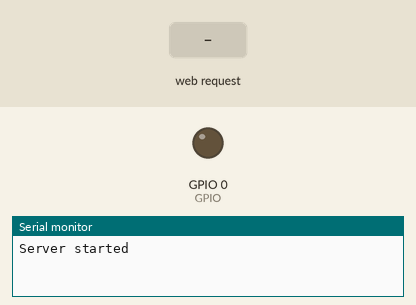
A sketch run on a simulated ESP8266 (NodeMCU). On the bench: output pins drawn as LEDs (lit = HIGH), the last lines printed to the serial monitor. The inputs (shaded band) are chosen by the test bench. WiFi joins after 1.5 s; servers stay silent unless stated.

Above: at 2.7 s.
2.8 s: HTTP request GET /gpio/1 received
At 3.9 s:
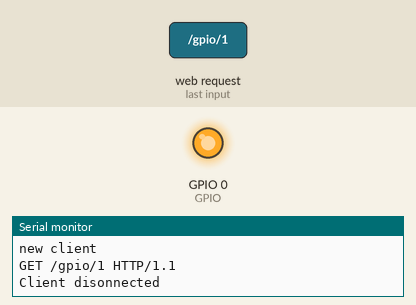
4.3 s: HTTP request GET /gpio/0 received
At 5.0 s:
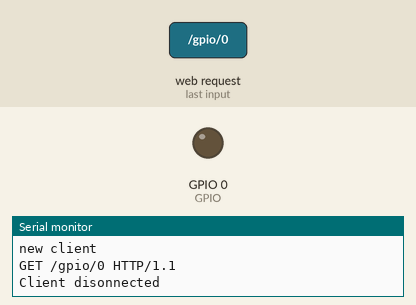
Timing chart, 0 to 7.3 s (numbered marks = the images above; inputs shaded):
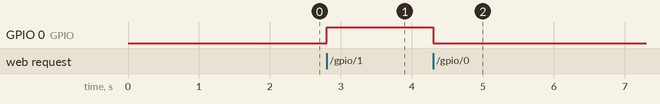

The sketch:

Codigo_nodeMCU.ino
```cpp
#include <ESP8266WiFi.h>
#include <DNSServer.h>
#include <ESP8266WebServer.h>
#include <WiFiManager.h>

WiFiServer server(80);

int GPIO = 0;

WiFiManager wifiManager;

void setup() {
  Serial.begin(115200); //Default Baud Rate for NodeMCU
  delay(10);

  pinMode(GPIO, OUTPUT);  // Connect Relay to NodeMCU's D4 Pin
  digitalWrite(GPIO, 0);

  wifiManager.autoConnect("Rele Wifi");

  server.begin();
  Serial.println("Server started");

}

void loop() {
  // Check if a client has connected
  WiFiClient client = server.available();
  if (!client) {
    return;
  }

  // Wait until the client sends some data
  Serial.println("new client");
  while(!client.available()){
    delay(1);
  }


  String req = client.readStringUntil('\r');
  Serial.println(req);
  client.flush();

  int val;
  if (req.indexOf("/gpio/0") != -1)
    val = 0;
  else if (req.indexOf("/gpio/1") != -1)
    val = 1;
  else if (req.indexOf("/wifi") != -1){
    wifiManager.resetSettings();
    ESP.restart();
  }
  else {
    Serial.println("invalid request");
    client.stop();
    return;
  }

  // Set GPIO2 according to the request
  digitalWrite(GPIO, val);

  client.flush();

  String s;
  if (val == 0){
    s = "HTTP/1.1 200 OK\r\nContent-Type: text/html\r\n\r\n<!DOCTYPE HTML>\r\n<html>\r\nGPIO is now ";
  }
  else{
   s = "HTTP/1.1 300 OK\r\nContent-Type: text/html\r\n\r\n<!DOCTYPE HTML>\r\n<html>\r\nGPIO is now ";
  }
  s += (val)?"high":"low";
  s += "</html>";
  client.print(s);

  // Send the response to the client

  delay(1);
  Serial.println("Client disonnected");
}
```

Measured:
- after the input at 2.8 s, GPIO 0 (GPIO): LOW → HIGH at once
- after the input at 4.3 s, GPIO 0 (GPIO): HIGH → LOW at once
